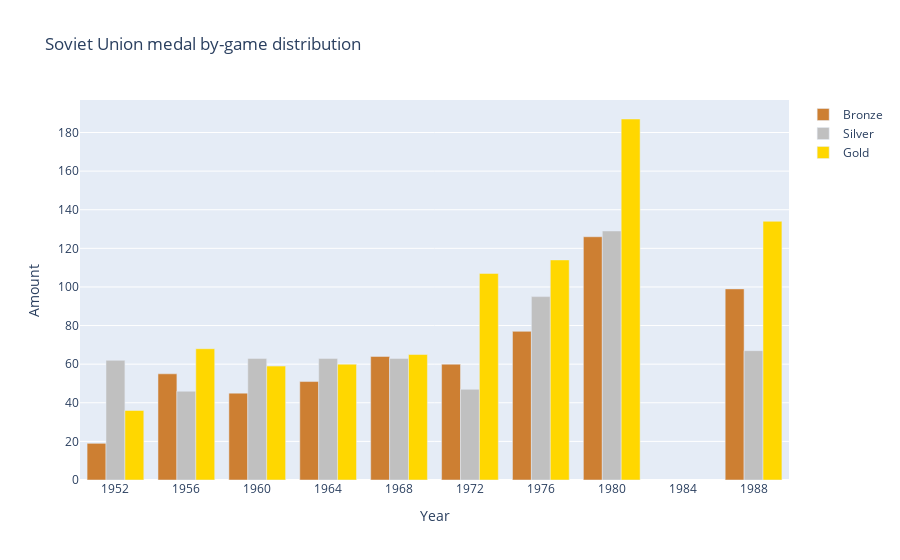

Notebook source saved alongside this figure:
### Markdown cell above
8. Сколько золотых, серебряных и бронзовых медалей зарабатывал СССР отдельно по каждым играм?

### Code cell
df = df_all[(df_all["Team"] == "Soviet Union")
            & ~(df_all["Medal"] == "No medal")]
df = (df
      .groupby(["Year", "Medal"])["Medal"]
      .size()
      .reset_index(name="medal_amount")
      .sort_values(by="Year", ascending=False))

fig = go.Figure()
medal_colors = {"Bronze": "#cd7f32",
                "Silver": "#c0c0c0",
                "Gold": "#ffd700"}

for medal in medal_colors:
    df_medal = df[df["Medal"] == medal]
    fig.add_trace(go.Bar(x=df_medal["Year"],
                         y=df_medal["medal_amount"],
                         name=medal,
                         marker_color=medal_colors[medal]))
fig.update_layout(title_text="Soviet Union medal by-game distribution",
                  barmode="group",
                  xaxis_title="Year",
                  yaxis_title="Amount")

### Figure 1 — Plotly figure (JSON) as saved in the notebook; plotly's stock layout.template omitted (floating-point values rounded to 4 significant figures)
{"data": [{"marker": {"color": "#cd7f32"}, "name": "Bronze", "type": "bar", "x": [1988, 1980, 1976, 1972, 1968, 1964, 1960, 1956, 1952], "y": [99, 126, 77, 60, 64, 51, 45, 55, 19]}, {"marker": {"color": "#c0c0c0"}, "name": "Silver", "type": "bar", "x": [1988, 1980, 1976, 1972, 1968, 1964, 1960, 1956, 1952], "y": [67, 129, 95, 47, 63, 63, 63, 46, 62]}, {"marker": {"color": "#ffd700"}, "name": "Gold", "type": "bar", "x": [1988, 1980, 1976, 1972, 1968, 1964, 1960, 1956, 1952], "y": [134, 187, 114, 107, 65, 60, 59, 68, 36]}], "layout": {"autosize": true, "barmode": "group", "title": {"text": "Soviet Union medal by-game distribution"}, "xaxis": {"autorange": true, "range": [1950, 1990], "title": {"text": "Year"}, "type": "linear"}, "yaxis": {"autorange": true, "range": [0, 196.8], "title": {"text": "Amount"}, "type": "linear"}}}
